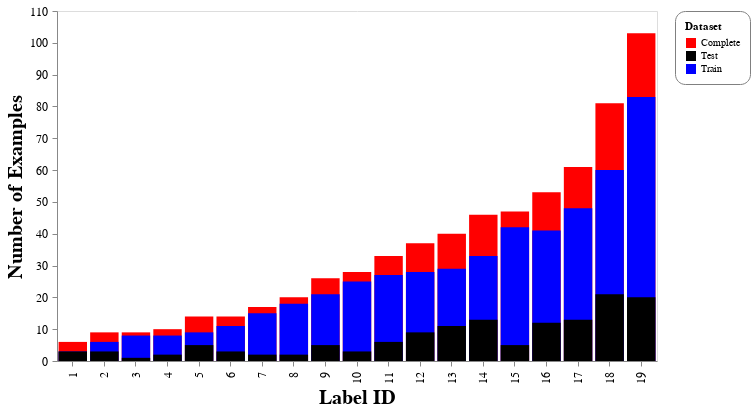

Notebook source saved alongside this figure:
### Code cell
chart

### Figure 1 — Vega-Lite specification as saved in the notebook (floating-point values rounded to 4 significant figures)
{"data": {"name": "data-a51bd4592d46b42a8e44b203c29f63dd"}, "mark": {"type": "bar", "color": "grey"}, "config": {"axis": {"labelFontSize": 12, "labelLimit": 500, "labelPadding": 5, "titleFontSize": 20}, "axisY": {"grid": false}, "header": {"labelFontSize": 15, "titleFontSize": 20}, "legend": {"cornerRadius": 10, "fillColor": "white", "padding": 10, "strokeColor": "gray"}}, "encoding": {"color": {"type": "nominal", "field": "Dataset", "scale": {"range": ["red", "black", "blue"]}}, "x": {"type": "ordinal", "field": "Label", "sort": "ascending", "title": "Label ID"}, "y": {"type": "quantitative", "field": "Sum", "stack": null, "title": "Number of Examples"}}, "height": 350, "resolve": {"scale": {"x": "independent"}}, "width": 600, "$schema": "https://vega.github.io/schema/vega-lite/v4.8.1.json", "datasets": {"data-a51bd4592d46b42a8e44b203c29f63dd": [{"Label": 1, "Dataset": "Complete", "Sum": 6}, {"Label": 2, "Dataset": "Complete", "Sum": 9}, {"Label": 3, "Dataset": "Complete", "Sum": 9}, {"Label": 4, "Dataset": "Complete", "Sum": 10}, {"Label": 5, "Dataset": "Complete", "Sum": 14}, {"Label": 6, "Dataset": "Complete", "Sum": 14}, {"Label": 7, "Dataset": "Complete", "Sum": 17}, {"Label": 8, "Dataset": "Complete", "Sum": 20}, {"Label": 9, "Dataset": "Complete", "Sum": 26}, {"Label": 10, "Dataset": "Complete", "Sum": 28}, {"Label": 11, "Dataset": "Complete", "Sum": 33}, {"Label": 12, "Dataset": "Complete", "Sum": 37}, {"Label": 13, "Dataset": "Complete", "Sum": 40}, {"Label": 14, "Dataset": "Complete", "Sum": 46}, {"Label": 15, "Dataset": "Complete", "Sum": 47}, {"Label": 16, "Dataset": "Complete", "Sum": 53}, {"Label": 17, "Dataset": "Complete", "Sum": 61}, {"Label": 18, "Dataset": "Complete", "Sum": 81}, {"Label": 19, "Dataset": "Complete", "Sum": 103}, {"Label": 1, "Dataset": "Train", "Sum": 3}, {"Label": 2, "Dataset": "Train", "Sum": 6}, {"Label": 3, "Dataset": "Train", "Sum": 8}, {"Label": 4, "Dataset": "Train", "Sum": 8}, {"Label": 5, "Dataset": "Train", "Sum": 9}, {"Label": 6, "Dataset": "Train", "Sum": 11}, {"Label": 7, "Dataset": "Train", "Sum": 15}, {"Label": 8, "Dataset": "Train", "Sum": 18}, {"Label": 9, "Dataset": "Train", "Sum": 21}, {"Label": 10, "Dataset": "Train", "Sum": 25}, {"Label": 11, "Dataset": "Train", "Sum": 27}, {"Label": 12, "Dataset": "Train", "Sum": 28}, {"Label": 13, "Dataset": "Train", "Sum": 29}, {"Label": 14, "Dataset": "Train", "Sum": 33}, {"Label": 15, "Dataset": "Train", "Sum": 42}, {"Label": 16, "Dataset": "Train", "Sum": 41}, {"Label": 17, "Dataset": "Train", "Sum": 48}, {"Label": 18, "Dataset": "Train", "Sum": 60}, {"Label": 19, "Dataset": "Train", "Sum": 83}, {"Label": 1, "Dataset": "Test", "Sum": 3}, {"Label": 2, "Dataset": "Test", "Sum": 3}, {"Label": 3, "Dataset": "Test", "Sum": 1}, {"Label": 4, "Dataset": "Test", "Sum": 2}, {"Label": 5, "Dataset": "Test", "Sum": 5}, {"Label": 6, "Dataset": "Test", "Sum": 3}, {"Label": 7, "Dataset": "Test", "Sum": 2}, {"Label": 8, "Dataset": "Test", "Sum": 2}, {"Label": 9, "Dataset": "Test", "Sum": 5}, {"Label": 10, "Dataset": "Test", "Sum": 3}, {"Label": 11, "Dataset": "Test", "Sum": 6}, {"Label": 12, "Dataset": "Test", "Sum": 9}, {"Label": 13, "Dataset": "Test", "Sum": 11}, {"Label": 14, "Dataset": "Test", "Sum": 13}, {"Label": 15, "Dataset": "Test", "Sum": 5}, {"Label": 16, "Dataset": "Test", "Sum": 12}, {"Label": 17, "Dataset": "Test", "Sum": 13}, {"Label": 18, "Dataset": "Test", "Sum": 21}, {"Label": 19, "Dataset": "Test", "Sum": 20}]}}
